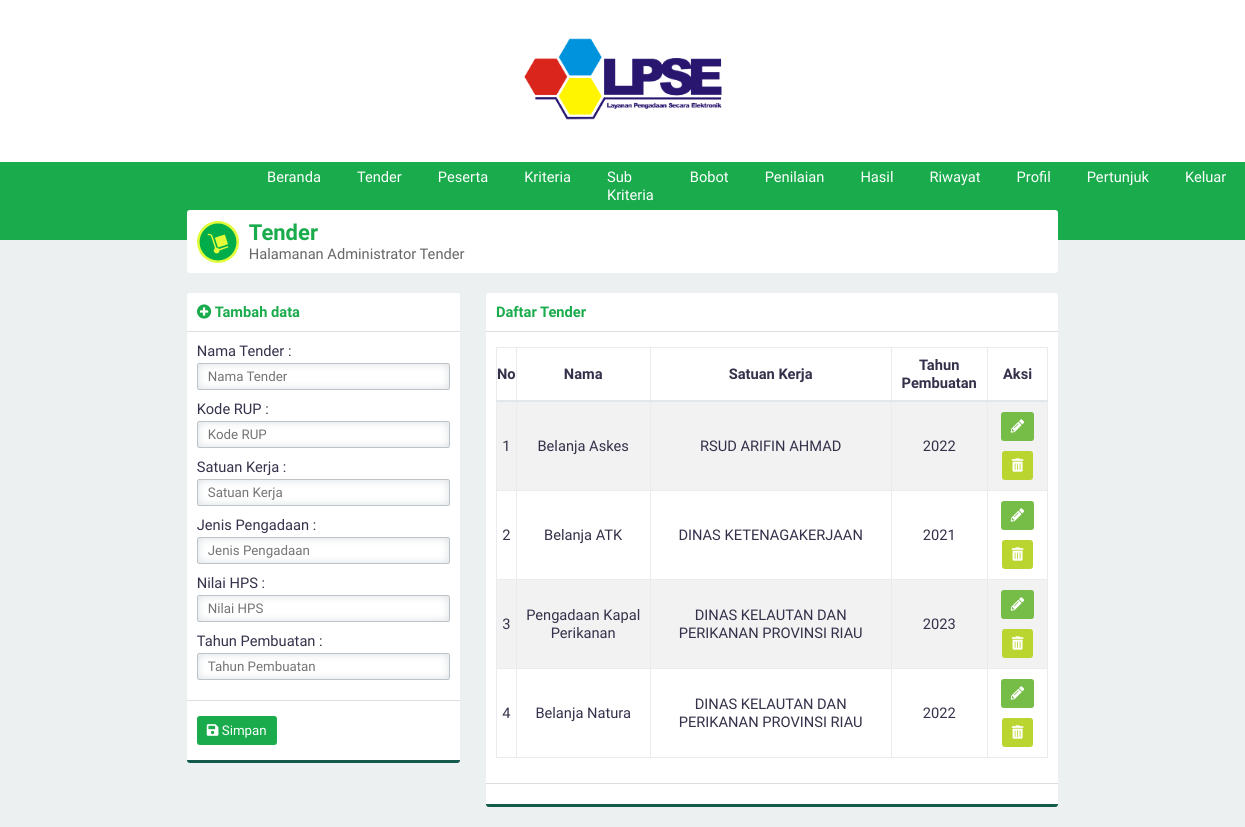
The page /?page=tender (signed in) on the database its author committed.
### tables this page shows
CREATE TABLE `jenis_tender` (
  `id_jenistender` int(3) NOT NULL,
  `namaTender` varchar(100) NOT NULL,
  `kode_rup` varchar(30) NOT NULL,
  `satuan_kerja` varchar(50) NOT NULL,
  `jenis_pengadaan` varchar(50) NOT NULL,
  `nilai_hps` varchar(50) NOT NULL,
  `tahun_pembuatan` varchar(20) NOT NULL
);

### page/tender.php (the view, shortened to what this page needs)
<div class="panel">
    <div class="panel-middle" id="judul">
        <img src="asset/image/barang.svg">
        <div id="judul-text">
            <h2 class="text-green">Tender</h2>
            Halamanan Administrator Tender
        </div>
    </div>
</div>
<div class="row">
    <div class="col-4">
        <div class="panel">
            <?php
            if (@htmlspecialchars($_GET['aksi'])=='ubah'){
                include 'ubahtender.php';
            }else{
                include 'tambahtender.php';
            }
            ?>
        </div>
    </div>
    <div class="col-8">
        <div class="panel">
        <div class="panel-top">
                <b class="text-green">Daftar Tender</b>
            </div>
            <div class="panel-middle">
                <div class="table-responsive">
                    <table>
                        <thead><tr><th>No</th><th>Nama</th><th>Satuan Kerja</th><th>Tahun Pembuatan</th><th>Aksi</th></tr></thead>
                        <tbody>
                        <?php
                        $query="SELECT * FROM jenis_tender ORDER BY id_jenistender DESC";
                        $execute=$konek->query($query);
                        if ($execute->num_rows > 0){
                            $no=1;
                            while($data=$execute->fetch_array(MYSQLI_ASSOC)){
                                echo"
                                <tr id='data'>
                                    <td>$no</td>
                                    <td>$data[namaTender]</td>
                                    <td>$data[satuan_kerja]</td>
                                    <td>$data[tahun_pembuatan]</td>
                                    <td>
                                    <div class='norebuttom'>
                                    <a class=\"btn btn-light-green\" href='./?page=tender&aksi=ubah&id=".$data['id_jenistender']."'><i class='fa fa-pencil-alt'></i></a>
                                    <a class=\"btn btn-yellow\" data-a=".$data['namaTender']." id='hapus' href='./proses/proseshapus.php/?op=tender&id=".$data['id_jenistender']."'><i class='fa fa-trash-alt'></i></a></td>
                                </div></tr>";
                                $no++;
                            }
                        }else{
                            echo "<tr><td  class='text-center text-green' colspan='3'>Kosong</td></tr>";
                        }
                        ?>
                </div>
            </div>
            <div class="panel-bottom"></div>

### asset/css/style.css (style rules this page uses)
* { padding: 0; margin: 0; font-family: 'Work Sans', sans-serif; color: #36304A; font-weight: 500; letter-spacing: normal; }
a { text-decoration: none; }
h2 { font-size: 1.5em; }
b, h1, h2, h3, h4, h5 { padding: 0; font-weight: 600 !important; margin: 0.83em 0em; }
.text-green { color: #1aab4c !important; }
.btn { border: none; -webkit-padding: 7px 10px; -o-padding: 7px 10px; -moz-padding: 7px 10px; padding: 7px 10px; border-radius: 3px; margin: 5px 0px; display: inline-block; cursor: pointer; font-size: 10pt !important; }
.btn i { color: white !important; }
.btn-light-green { background-color: #76bd47; color: white !important; }
.btn-yellow { background-color: #bad530; color: white !important; }
.row { margin-top: 10px; display: flex; }
div[class^="col-"] { margin-left: 3%; }
div[class^="col-"]:first-child { margin-left: 0%; }
.col-4 { width: 31.3333333333%; }
.col-8 { width: 65.6666666667%; }
.table-responsive { overflow-y: hidden; }
table { width: 100%; text-align: center; border-collapse: collapse; margin: 5px 0px 15px 0px; }
table tr th { padding: 8px 0px; border: solid 1px #e9ecef; border-bottom: solid 2px #e4e7ea; font-weight: bold; }
table td { border: solid 1px #e9ecef; padding: 5px; }
table tr#data:nth-child(odd) { background-color: #f2f2f2; }
.panel { background-color: white; border-radius: 3px; -webkit-box-sizing: border-box; -moz-box-sizing: border-box; -o-box-sizing: border-box; box-sizing: border-box; margin-bottom: 20px; overflow: hidden; }
.panel-top { padding: 10px; box-sizing: padding-box; border-bottom: solid 1px #dddddd; }
.panel-middle { padding: 10px; box-sizing: padding-box; }
.panel-bottom { padding: 10px; border-bottom: solid 3px #135a4c; border-top: solid 1px #dddddd; }
body { background-color: #ECF0F1; display: flex; width: 100vw; height: 100vh; align-items: center; flex-direction: column; overflow-x: hidden; font-size: 11pt; }
#judul { display: flex; align-items: center; }
#judul img { margin-right: 10px; }
#judul #judul-text { color: #666666; }
#judul #judul-text h2 { margin: 0 !important; }

### rows shown on the page
jenis_tender: namaTender "Belanja Askes", satuan_kerja "RSUD ARIFIN AHMAD", tahun_pembuatan "2022"
jenis_tender: namaTender "Belanja ATK", satuan_kerja "DINAS KETENAGAKERJAAN", tahun_pembuatan "2021"
jenis_tender: namaTender "Pengadaan Kapal Perikanan", satuan_kerja "DINAS KELAUTAN DAN PERIKANAN PROVINSI RIAU", tahun_pembuatan "2023"
jenis_tender: namaTender "Belanja Natura", satuan_kerja "DINAS KELAUTAN DAN PERIKANAN PROVINSI RIAU", tahun_pembuatan "2022"
